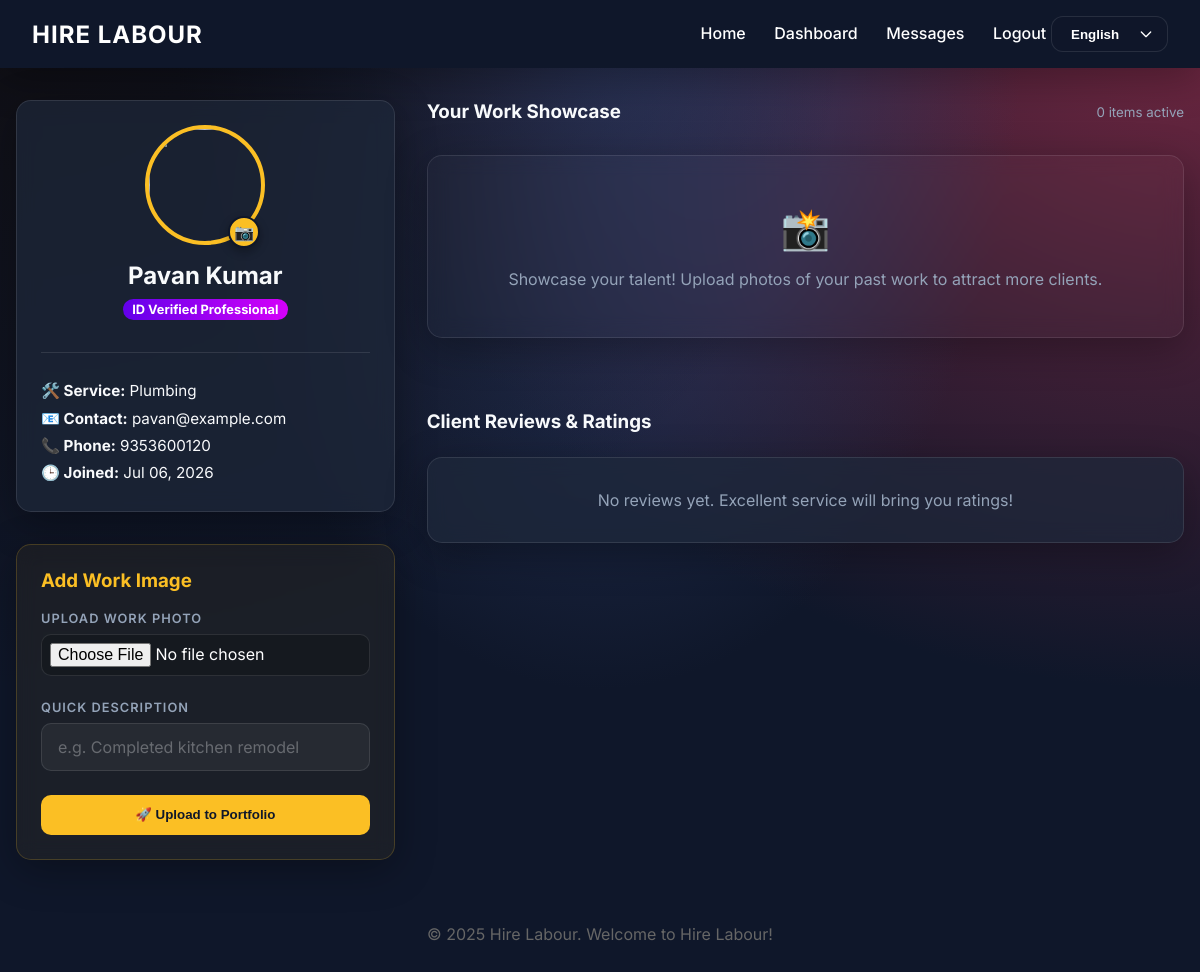
The page /labour_dashboard (signed in) on the database its author committed.
### hire_labour_python/models.py (models this page shows, shortened)
class Labour(db.Model, UserMixin):
    __tablename__ = 'labours'
    labour_id = db.Column(db.Integer, primary_key=True)
    username = db.Column(db.String(50), unique=True, nullable=False)
    password = db.Column(db.String(255), nullable=False)
    full_name = db.Column(db.String(100), nullable=False)
    email = db.Column(db.String(100), unique=True, nullable=False)
    phone = db.Column(db.String(15), nullable=False)
    service_offered = db.Column(db.String(100), nullable=False)
    address = db.Column(db.Text)
    profile_image = db.Column(db.String(255))
    id_card_image = db.Column(db.String(255))
    selfie_image = db.Column(db.String(255))
    face_encoding = db.Column(db.Text)
    trust_score = db.Column(db.Integer, default=0)
    status = db.Column(db.String(20), default='Pending') # Verified, Suspicious, Fake, Pending
    registration_date = db.Column(db.DateTime, default=datetime.utcnow)
    feedbacks = db.relationship('Feedback', backref='labour', lazy=True)

### hire_labour_python/app.py (the view)
@app.route('/labour_dashboard')
@login_required
def labour_dashboard():
    if session.get('user_role') != 'labour':
        return redirect(url_for('index'))
    feedbacks = Feedback.query.filter_by(labour_id=current_user.labour_id).all()
    showcase = WorkShowcase.query.filter_by(labour_id=current_user.labour_id).all()
    return render_template('labour_dashboard.html', user=current_user, feedbacks=feedbacks, showcase=showcase)

### hire_labour_python/app.py (called while the page is built)
@login_manager.user_loader
def load_user(user_id):
    try:
        if user_id.startswith('admin_'):
            return Admin.query.get(int(user_id.split('_')[1]))
        elif user_id.startswith('labour_'):
            return Labour.query.get(int(user_id.split('_')[1]))
        elif user_id.startswith('public_'):
            return Public.query.get(int(user_id.split('_')[1]))
    except:
        return None
    return None

@app.context_processor
def inject_lang():
    lang = session.get('lang', 'en')
    en = TRANSLATIONS['en']
    current = TRANSLATIONS.get(lang, en)
    merged = {**en, **current}
    return dict(lang=lang, t=merged)

### hire_labour_python/templates/labour_dashboard.html (shortened to what this page needs)
{% extends 'base.html' %}
{% block content %}
<div style="display: grid; grid-template-columns: 1fr 2fr; gap: 2rem;">
    <div style="display: flex; flex-direction: column; gap: 2rem;">
        <div class="card">
            <div style="text-align: center; position: relative; display: inline-block; width: 100%;">
                <div style="position: relative; display: inline-block;">
                    {% if user.profile_image %}
                    <img src="{{ url_for('uploaded_file', filename=user.profile_image) }}" class="profile-img"
                        style="width: 120px; height: 120px; margin-bottom: 0.5rem; border-width: 4px;">
                    {% else %}
                    <img src="{{ url_for('static', filename='img/labour_placeholder.png') }}" class="profile-img"
                        style="width: 120px; height: 120px; margin-bottom: 0.5rem; border-width: 4px;">
                    {% endif %}
                    <form action="{{ url_for('upload_profile') }}" method="POST" enctype="multipart/form-data"
                        style="position: absolute; bottom: 5px; right: 5px;">
                        <label for="profile_upload"
                            style="background: var(--secondary-color); color: var(--primary-color); width: 32px; height: 32px; border-radius: 50%; display: flex; align-items: center; justify-content: center; cursor: pointer; box-shadow: 0 4px 10px rgba(0,0,0,0.3); border: 2px solid var(--primary-color); transition: transform 0.2s;">
                            📷
                        </label>
                    </form>
                </div>
                <h2 style="margin: 0.5rem 0;">{{ user.full_name }}</h2>
                <div class="ai-badge">ID Verified Professional</div>
            </div>
            <hr style="border: none; border-top: 1px solid var(--glass-border); margin: 1.5rem 0;">
            <div style="font-size: 0.95rem; line-height: 1.8;">
                <p><strong>🛠️ Service:</strong> {{ user.service_offered }}</p>
                <p><strong>📧 Contact:</strong> {{ user.email }}</p>
                <p><strong>📞 Phone:</strong> {{ user.phone }}</p>
                <p><strong>🕒 Joined:</strong> {{ user.registration_date.strftime('%b %d, %Y') }}</p>
            </div>
        </div>
        <div class="card" style="background: rgba(251, 191, 36, 0.05); border-color: rgba(251, 191, 36, 0.2);">
            <h3 style="color: var(--secondary-color); margin-bottom: 1.2rem;">Add Work Image</h3>
            <form action="{{ url_for('upload_work') }}" method="POST" enctype="multipart/form-data">
                <div class="form-group">
                    <label>Upload Work Photo</label>
                    <input type="file" name="work_image" class="form-control" accept="image/*" required
                        style="padding: 0.5rem; background: rgba(0,0,0,0.2);">
                </div>
                <div class="form-group">
                    <label>Quick Description</label>
                    <input type="text" name="description" class="form-control"
                        placeholder="e.g. Completed kitchen remodel" required>
                </div>
                <button type="submit" class="btn btn-primary" style="width: 100%; border-radius: 10px;">🚀 Upload to
                    Portfolio</button>
            </form>
        </div>
    </div>
    <div style="display: flex; flex-direction: column; gap: 2.5rem;">
        <section>
            <div style="display: flex; align-items: center; justify-content: space-between; margin-bottom: 1.5rem;">
                <h3 style="margin: 0;">Your Work Showcase</h3>
                <small style="color: #94a3b8;">{{ showcase|length if showcase else 0 }} items active</small>
            </div>
            <div class="showcase-grid">
                {% if showcase %}
                {% for item in showcase %}
                <div class="showcase-item">
                    <img src="{{ url_for('uploaded_file', filename=item.image_path) }}" alt="{{ item.description }}">
                    <div class="showcase-overlay">
                        {{ item.description }}
                    </div>
                </div>
                {% endfor %}
                {% else %}
                <div class="card"
                    style="grid-column: 1 / -1; text-align: center; padding: 3rem; background: rgba(255,255,255,0.02);">
                    <div style="font-size: 2.5rem; margin-bottom: 1rem;">📸</div>
                    <p style="color: #94a3b8;">Showcase your talent! Upload photos of your past work to attract more
                        clients.</p>
                </div>
                {% endif %}
            </div>
        </section>
        <section>
            <h3 style="margin-bottom: 1.5rem;">Client Reviews & Ratings</h3>
            <div class="grid" style="grid-template-columns: 1fr;">
                {% for fb in feedbacks %}
                <div class="card review-card">
                    <div
                        style="display: flex; justify-content: space-between; align-items: flex-start; margin-bottom: 1rem;">
                        <div>
                            <div style="display: flex; gap: 0.2rem; margin-bottom: 0.3rem;">
                                {% for i in range(fb.rating) %}<span style="color: var(--secondary-color);">★</span>{%
                                endfor %}
                            </div>
                            <small style="color: #64748b;">Review by: {{ fb.public.full_name }}</small>
                        </div>
                        <span style="color: #94a3b8; font-size: 0.8rem;">{{ fb.feedback_date.strftime('%Y-%m-%d')
                            }}</span>
                    </div>
                    <p style="font-size: 1.05rem; line-height: 1.6;">"{{ fb.comment }}"</p>
                </div>
                {% else %}
                <div class="card" style="text-align: center; color: #94a3b8; padding: 2rem;">
                    No reviews yet. Excellent service will bring you ratings!
                </div>
                {% endfor %}
            </div>
        </section>
    </div>
</div>
{% endblock %}

### hire_labour_python/static/css/style.css (style rules this page uses)
:root { --primary-color: #0f172a; --secondary-color: #fbbf24; --accent-color: #10b981; --bg-color: #0f172a; --text-color: #f8fafc; --glass-bg: rgba(30, 41, 59, 0.7); --glass-border: rgba(255, 255, 255, 0.1); --shadow: 0 10px 40px 0 rgba(0, 0, 0, 0.3); }
* { box-sizing: border-box; margin: 0; padding: 0; }
body { font-family: 'Inter', 'Outfit', sans-serif; background: radial-gradient(at 0% 0%, hsla(253, 16%, 7%, 1) 0, transparent 50%), radial-gradient(at 50% 0%, hsla(225, 39%, 30%, 1) 0, transparent 50%), radial-gradient(at 100% 0%, hsla(339, 49%, 30%, 1) 0, transparent 50%); background-color: var(--bg-color); background-attachment: fixed; color: var(--text-color); min-height: 100vh; display: flex; flex-direction: column; }
.card { background: var(--glass-bg); backdrop-filter: blur(10px); -webkit-backdrop-filter: blur(10px); border: 1px solid var(--glass-border); border-radius: 15px; padding: 1.5rem; box-shadow: var(--shadow); transition: transform 0.3s, box-shadow 0.3s; }
.btn { padding: 0.8rem 1.5rem; border-radius: 8px; border: none; font-weight: 600; cursor: pointer; transition: all 0.3s; text-decoration: none; display: inline-block; }
.btn-primary { background: var(--secondary-color); color: var(--primary-color); }
.grid { display: grid; grid-template-columns: repeat(auto-fill, minmax(300px, 1fr)); gap: 2rem; }
.profile-img { width: 80px; height: 80px; border-radius: 50%; object-fit: cover; margin-bottom: 1rem; border: 3px solid var(--secondary-color); }
.form-group { margin-bottom: 1.5rem; }
.form-group label { display: block; margin-bottom: 0.5rem; font-weight: 600; }
.form-control { width: 100%; padding: 0.8rem 1rem; border-radius: 10px; border: 1px solid var(--glass-border); background: rgba(255, 255, 255, 0.05); color: white; font-family: inherit; font-size: 1rem; transition: all 0.3s ease; }
.form-control::placeholder { color: rgba(255, 255, 255, 0.3); }
.ai-badge { background: linear-gradient(90deg, #6200ea, #d500f9); color: white; padding: 0.2rem 0.6rem; border-radius: 20px; font-size: 0.8rem; font-weight: 700; display: inline-block; margin-bottom: 0.5rem; animation: pulse 2s infinite; }
.form-group label { font-size: 0.8rem !important; letter-spacing: 1px; color: #94a3b8 !important; text-transform: uppercase; margin-bottom: 0.5rem; }
.showcase-grid { display: grid; grid-template-columns: repeat(auto-fill, minmax(180px, 1fr)); gap: 1.5rem; margin: 2rem 0; }

### rows shown on the page
Labour: full_name "Pavan Kumar", service_offered "Plumbing", email "pavan@example.com", phone "9353600120", registration_date "Jul 06, 2026"

### other values the page prints
{{ t['logout'] }} "Logout"
{{ showcase|length if showcase else 0 }} "0"
{{ t['welcome'] }} "Welcome to Hire Labour!"
